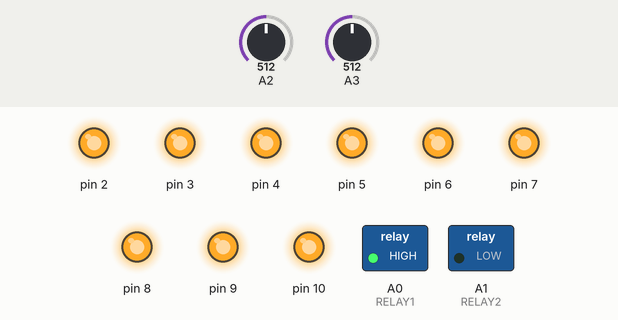
The sketch below on a simulated Arduino Uno, built with avr-gcc and run on an emulated ATmega328P. On the bench: switched loads named in the sketch (green lamp = pin HIGH), output pins drawn as LEDs (lit = HIGH). Inputs (shaded band) come from the test bench; at power-on: A2 = 512, A3 = 512. What the sketch prints to the serial monitor is not drawn.

Above: at 1.2 s.
1.3 s: A2 set to 376
2.8 s: A2 set to 352
At 3.9 s:
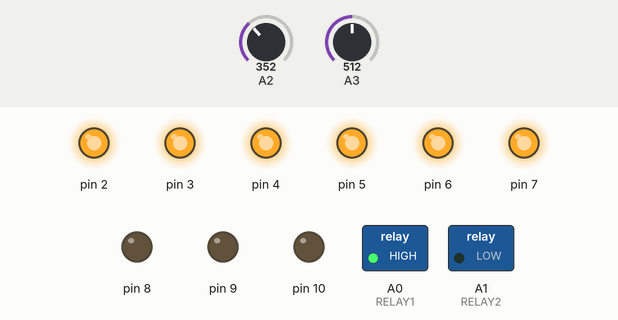
4.3 s: A3 set to 214
7.3 s: A3 set to 190
At 8.1 s:
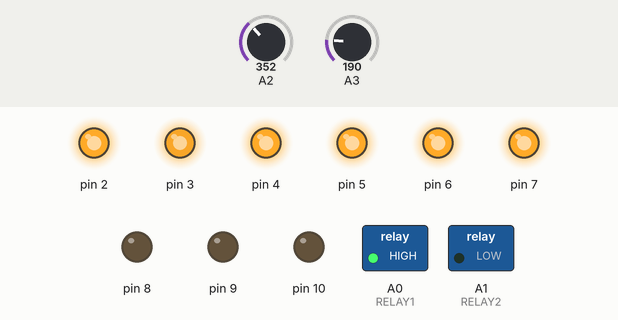
8.8 s: A3 set to 166
At 9.8 s:
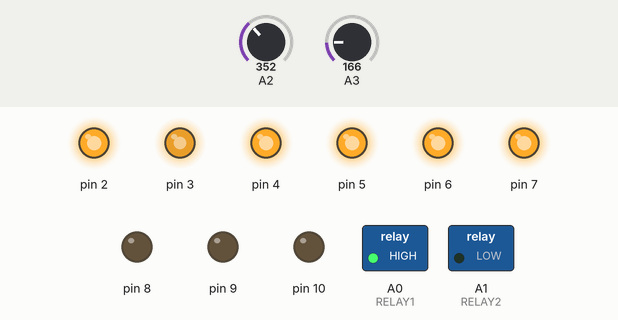
10.3 s: A3 set to 165
At 10.7 s:
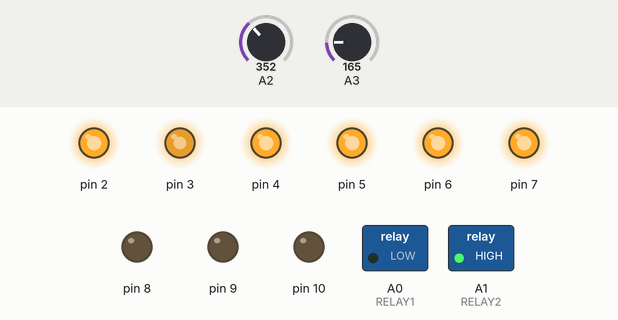
Timing chart, 0 to 12.8 s (numbered marks = the images above; inputs shaded):
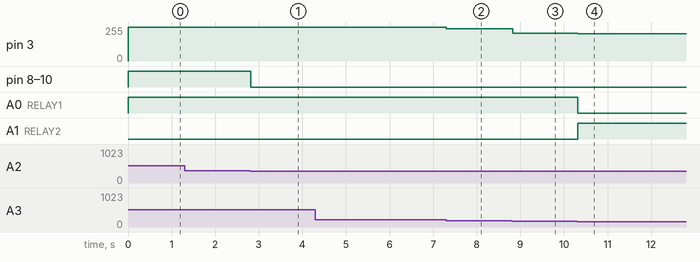

Measured:
- the behaviour switches between 365 and 364 on A2 (found by bisection; images 0 and 1)
- the behaviour switches between 166 and 165 on A3 (found by bisection; images 3 and 4)
- after the input at 1.3 s, every drawn part: stays the same
- after the input at 2.8 s, pin 8–10: HIGH → LOW at once
- after the input at 4.3 s, every drawn part: stays the same
- after the input at 7.3 s, pin 3: 255/255 → 242/255 at once
- after the input at 8.8 s, pin 3: 242/255 → 207/255 at once
- after the input at 10.3 s, pin 3: 207/255 → 204/255 at once; A0 (RELAY1): HIGH → LOW at once; A1 (RELAY2): LOW → HIGH at once

The sketch:

InputOutputImproved.ino
```cpp
#include <TempSensor.h>
#include <LightSensor.h>
#include <RgbLed.h>

#define  RELAY1  A0
#define  RELAY2  A1

RgbLed Led1(8, 10, 9);
RgbLed Led2(5, 7, 6);
RgbLed Led3(2, 4, 3);

LightSensor Light(A2);
TempSensor Temp(A3);

void setup() {
  Serial.begin(115200);

  init_relays();
}

void loop() {
  static byte coolState, heatState;

  //Enable the output LED based on luminance
  int light = Light.read();
  if (Light.isDark()) {
    Led1.setRGB(255, 255, 255);
  } else if (Light.isBright()) {
    Led1.clear();
  }

  //Set LED color based on current temp
  int minTemp = 65;
  int maxTemp = 85;
  int temp = constrain(Temp.read(), minTemp, maxTemp);
  int val = map(temp, minTemp, maxTemp, 0, 63);
  //Set Red/Blue as inverse of each other
  Led3.setRGB(val, 0, 63 - val);

  //Set call for heat/cooling based on thresholds
  if (temp > 80) {
    coolState = HIGH;
    heatState = LOW;
  } else if (temp < 70) {
    coolState = LOW;
    heatState = HIGH;
  } else if (temp > 73 && temp < 77) {
    coolState = LOW;
    heatState = LOW;
  }

  digitalWrite(RELAY1, coolState);
  digitalWrite(RELAY2, heatState);

  debug(temp, light);
  delay(20);
}

void init_relays() {
  digitalWrite(RELAY1, LOW);
  digitalWrite(RELAY2, LOW);

  pinMode(RELAY1, OUTPUT);
  pinMode(RELAY2, OUTPUT);
}

/*
 * Write current values out serial for debugging
 */
void debug(int temp, int light) {
  Serial.print('\r');
  Serial.print("Temp: ");
  Serial.print(temp, DEC);
  Serial.print(" Light: ");
  Serial.print(light, DEC);
}
```
